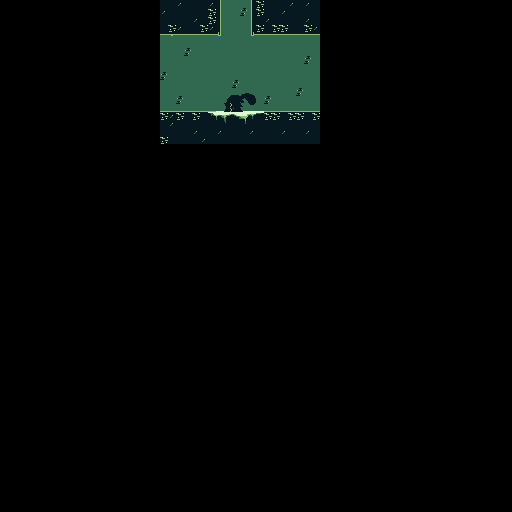

A 2D game scene composited from a Tiled map and its tileset images. What follows is a short description and the map's XML, with each tile layer's data collapsed to a summary:
An orthogonal 64x64 tile map with 8x8 px tiles, 1 tile layer (Tile Layer 1).

<map version="1.10" tiledversion="1.11.2" orientation="orthogonal" renderorder="right-down" width="64" height="64" tilewidth="8" tileheight="8" infinite="0" nextlayerid="2" nextobjectid="1">
 <editorsettings>
  <export format="tmx" />
 </editorsettings>
 <tileset firstgid="1" source="tunnels-tileset.tsx" />
 <layer id="1" name="Tile Layer 1" width="64" height="64">
  <data>[4096 cells, 360 non-empty, 41 distinct tile ids]</data>
 </layer>
</map>
